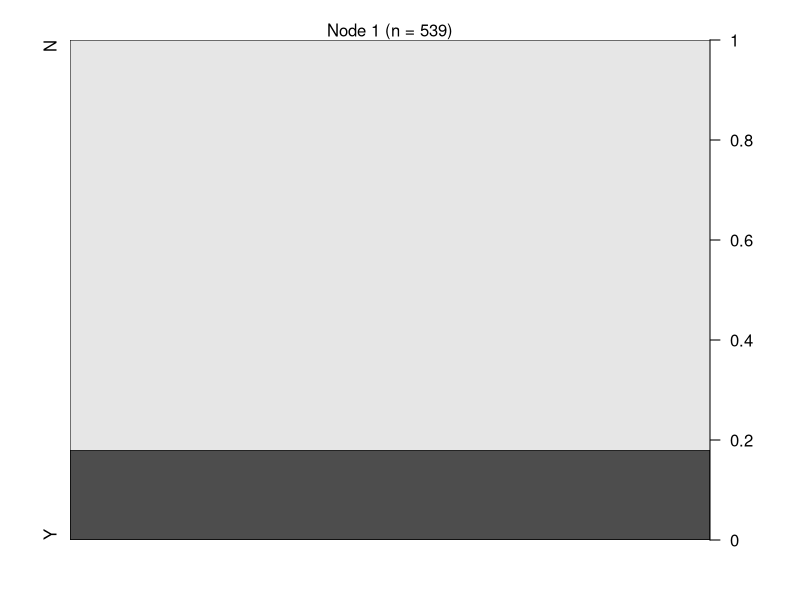

Source code (R):
# prediction 
# partition tree
#Set the Working Directory
getwd()
setwd("C:\\Users\\My_pc\\R_Programming_A-Z")
getwd()

#Import the csv dataset
train <- read.csv("train.csv",stringsAsFactors = T, sep = ";"
                  ,colClasses = c("USUBJID"="character"))

test <- read.csv("test.csv",stringsAsFactors = T, sep = ";"
                 ,colClasses = c("USUBJID"="character"))
#?read.csv()

train
head(train)      #check top 6 rows
tail(train)      #check bottom 6 rows
str(train)       #check the structure of the data frame
summary(train)   #check the summary of the data

#is.data.frame(train)
nrow(train)

#packages, which have the decision free functionality
# 1 Party
# 2 Partykit
# 3 Caret <aq
# 4 rpart

install.packages("partykit")
library(partykit)

three1 <- partykit::ctree(short_c~BCNVSIZE+chg_w4+CRT_Week_8+CRT_Week_4+BASEBCVA
                          ,data = train)
plot(three1)
prediction <- predict(three1, test)
